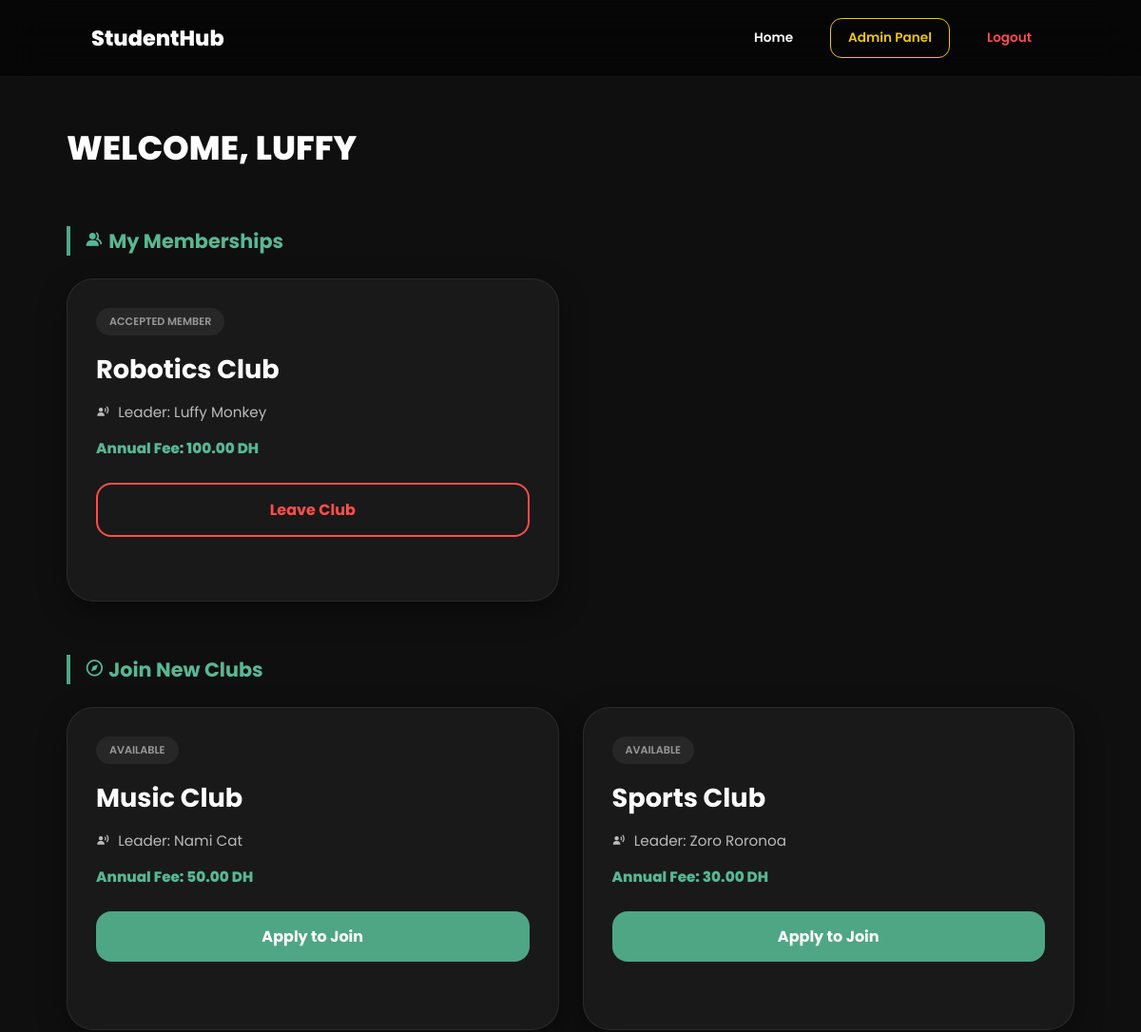
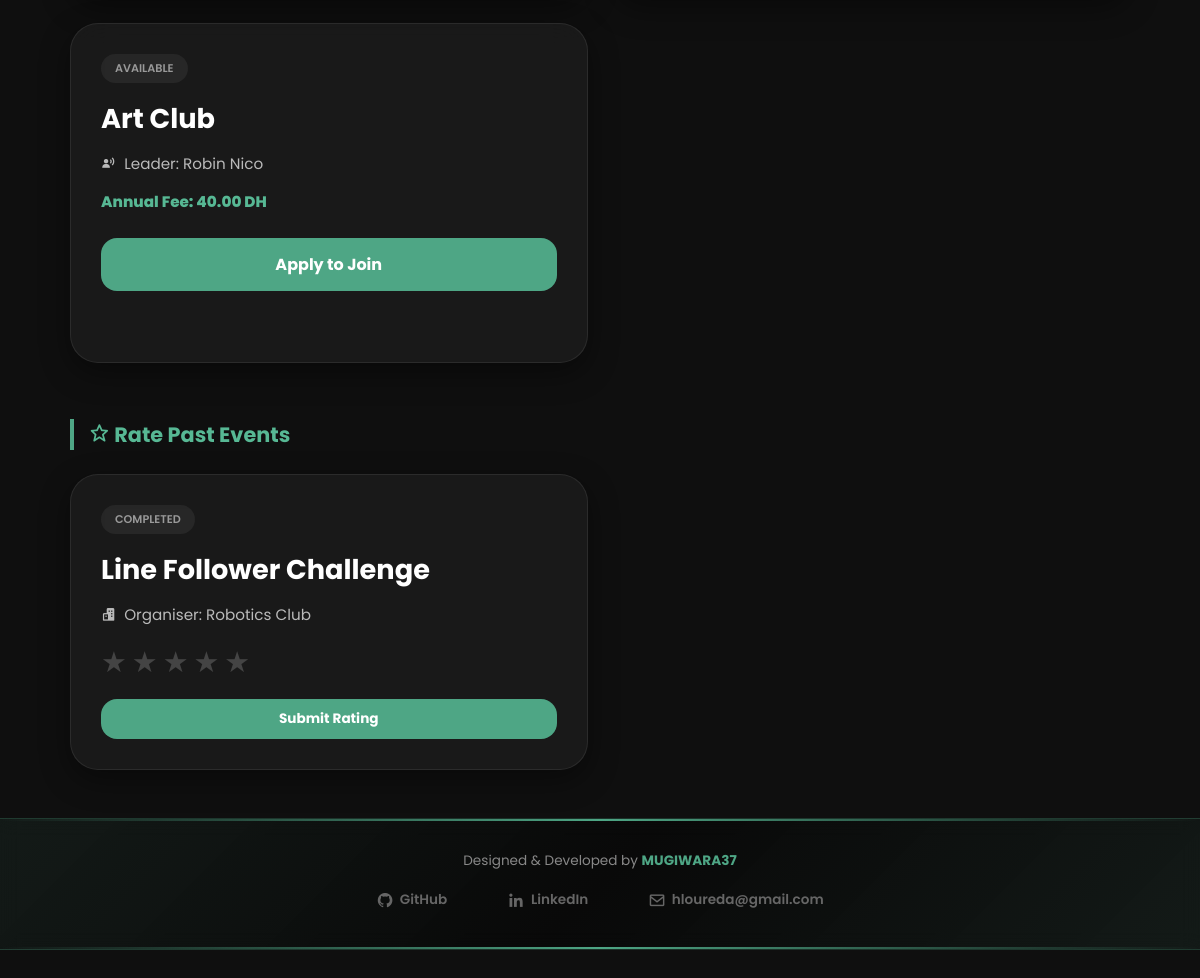
The app's page /pages/general/home.php (signed in) with its own data (2 pictures, top to bottom).
### tables this page shows
CREATE TABLE CLUB (
    club_id          INT           NOT NULL AUTO_INCREMENT,
    club_name        VARCHAR(255)  NOT NULL,
    descriptoin      TEXT,                      
    incs_fees        DECIMAL(10,2) DEFAULT 0,   
    id_admin_etudiant    VARCHAR(50)   NOT NULL,
    PRIMARY KEY (club_id),
    KEY idx_club_admin (id_admin_etudiant),
    CONSTRAINT fk_club_admin_etudiant
        FOREIGN KEY (id_admin_etudiant)
        REFERENCES ETUDIANT(etudiant_id)
        ON UPDATE CASCADE
        ON DELETE RESTRICT
);

CREATE TABLE ETUDIANT (
    etudiant_id   VARCHAR(50)  NOT NULL,
    fist_name     VARCHAR(50)  NOT NULL,    
    last_name     VARCHAR(50)  NOT NULL,
    privilege     VARCHAR(1)   NOT NULL,
    classe        VARCHAR(6)   NOT NULL,
    email         VARCHAR(150) NOT NULL,
    password      VARCHAR(150) NOT NULL,
    PRIMARY KEY (etudiant_id),
    UNIQUE KEY uq_etudiant_email (email)
);

### pages/general/home.php (the view, shortened to what this page needs)
<?php
require_once '../../includes/db.php';
$etudiant_id = $_SESSION['etudiant_id'];
$first_name = $_SESSION['first_name'] ?? 'User';
$user_priv = $_SESSION['privilege'] ?? 'S';
$is_super_admin = ($user_priv === 'A');
try {
    $stmt2 = $pdo->prepare("SELECT c.*, e.fist_name, e.last_name FROM CLUB c
                            JOIN ETUDIANT_CLUB ec ON c.club_id = ec.club_id
                            JOIN ETUDIANT e ON c.id_admin_etudiant = e.etudiant_id
                            WHERE ec.etudiant_id = ? AND ec.status = 'accepted'");
    $stmt2->execute([$etudiant_id]);
    $my_clubs = $stmt2->fetchAll();
    $stmt_r = $pdo->prepare("SELECT e.*, c.club_name, ee.student_rating
                             FROM EVENEMENT e
                             JOIN EVENEMENT_ETUDIANT ee ON e.event_id = ee.event_id
                             JOIN CLUB c ON e.club_id = c.club_id
                             WHERE ee.etudiant_id = ?
                             AND ee.status = 'accepted'
                             AND e.event_date_end < NOW()
                             AND (ee.student_rating IS NULL OR ee.student_rating = 0)");
    $stmt_r->execute([$etudiant_id]);
    $past_events = $stmt_r->fetchAll();
    $stmt4 = $pdo->prepare("SELECT c.*, e.fist_name, e.last_name FROM CLUB c
                            JOIN ETUDIANT e ON c.id_admin_etudiant = e.etudiant_id
                            WHERE c.club_id NOT IN (SELECT club_id FROM ETUDIANT_CLUB WHERE etudiant_id = ? AND status = 'accepted')");
    $stmt4->execute([$etudiant_id]);
    $other_clubs = $stmt4->fetchAll();
} catch (PDOException $e) { die("Database Error: " . $e->getMessage()); }
?>
<!DOCTYPE html>
<html lang="en">
<head>
    <link href="https://unpkg.com/boxicons@2.1.4/css/boxicons.min.css" rel="stylesheet">
    <link rel="stylesheet" href="home.css">
</head>
<body>
    <nav class="navbar">
        <div style="font-weight: 800; font-size: 1.4rem; color: #fff;">StudentHub</div>
        <div class="nav-links">
            <a href="home.php" class="nav-btn">Home</a>
            <?php if ($is_super_admin): ?>
                <a href="../../admin/admin.php" class="nav-btn admin-link" style="color:var(--admin); border-color:var(--admin);">Admin Panel</a>
            <?php endif; ?>
            <a href="../../pages/auth/logout.php" class="nav-btn logout-btn" style="color:var(--danger);">Logout</a>
        </div>
    </nav>
    <div class="container">
        <h1 style="font-size: 2.2rem; margin-bottom: 30px; font-weight: 800;">WELCOME, <?php echo strtoupper(htmlspecialchars($first_name)); ?></h1>
        <h3 class="section-title"><i class='bx bxs-group'></i> My Memberships</h3>
        <div class="grid">
            <?php foreach($my_clubs as $club): ?>
                <div class="card">
                    <div class="card-content">
                        <div class="badge">Accepted Member</div>
                        <h2><?php echo htmlspecialchars($club['club_name']); ?></h2>
                        <div class="info-row"><i class='bx bxs-user-voice'></i> Leader: <?php echo htmlspecialchars($club['fist_name'] . " " . $club['last_name']); ?></div>
                        <div class="price-tag">Annual Fee: <?php echo (!empty($club['incs_fees']) && $club['incs_fees'] > 0) ? $club['incs_fees'] . " DH" : "Free"; ?></div>
                    </div>
                    <form method="POST" onsubmit="return confirm('Leave this club?')">
                        <button type="submit" name="leave_club" class="btn btn-unreg">Leave Club</button>
                    </form>
                </div>
            <?php endforeach; ?>
        </div>
        <h3 class="section-title"><i class='bx bx-compass'></i> Join New Clubs</h3>
        <div class="grid">
            <?php foreach($other_clubs as $club): ?>
                <div class="card">
                    <div class="card-content">
                        <div class="badge">Available</div>
                        <h2><?php echo htmlspecialchars($club['club_name']); ?></h2>
                        <div class="info-row"><i class='bx bxs-user-voice'></i> Leader: <?php echo htmlspecialchars($club['fist_name'] . " " . $club['last_name']); ?></div>
                        <div class="price-tag">Annual Fee: <?php echo ($club['incs_fees'] > 0) ? $club['incs_fees'] . " DH" : "Free"; ?></div>
                    </div>
                    <form method="POST">
                        <button type="submit" name="request_join_club" class="btn">Apply to Join</button>
                    </form>
                </div>
            <?php endforeach; ?>
        </div>
        <?php if(!empty($past_events)): ?>
        <h3 class="section-title"><i class='bx bx-star'></i> Rate Past Events</h3>
        <div class="grid">
            <?php foreach($past_events as $re): ?>
                <div class="card" style="min-height: 250px;">
                    <div class="card-content">
                        <div class="badge">Completed</div>
                        <h2><?php echo htmlspecialchars($re['event_name']); ?></h2>
                        <div class="info-row"><i class='bx bxs-buildings'></i> Organiser: <?php echo htmlspecialchars($re['club_name']); ?></div>
                        <form method="POST">
                            <div class="rating-wrapper">
                                <input type="radio" name="rating" value="5" id="r5_<?php echo $re['event_id']; ?>" required><label for="r5_<?php echo $re['event_id']; ?>"></label>
                                <input type="radio" name="rating" value="4" id="r4_<?php echo $re['event_id']; ?>"><label for="r4_<?php echo $re['event_id']; ?>"></label>
                                <input type="radio" name="rating" value="3" id="r3_<?php echo $re['event_id']; ?>"><label for="r3_<?php echo $re['event_id']; ?>"></label>
                                <input type="radio" name="rating" value="2" id="r2_<?php echo $re['event_id']; ?>"><label for="r2_<?php echo $re['event_id']; ?>"></label>
                                <input type="radio" name="rating" value="1" id="r1_<?php echo $re['event_id']; ?>"><label for="r1_<?php echo $re['event_id']; ?>"></label>
                            </div>
                            <button type="submit" name="submit_student_rating" class="btn" style="padding: 10px; margin-top: 15px; font-size: 0.85rem;">Submit Rating</button>
                        </form>
                    </div>
                </div>
                <?php endforeach; ?>
            </div>
            <?php endif; ?>
        </div>
        <footer class="footer">
            <p>Designed & Developed by <span>MUGIWARA37</span></p>
            <div class="footer-links">
                <a href="https://github.com/MUGIWARA37" target="_blank">
                    <i class='bx bxl-github'></i> GitHub
                </a>
                <a href="https://www.linkedin.com/in/rida-hlou-581b4a36a/" target="_blank">
                    <i class='bx bxl-linkedin'></i> LinkedIn
                </a>
                <a href="mailto:hloureda@gmail.com">
                    <i class='bx bx-envelope'></i> hloureda@gmail.com
                </a>
            </div>
        </footer>
</body>
</html>

### pages/general/home.css (style rules this page uses)
:root { --primary: #4EA685; --secondary: #57B894; --danger: #ff4d4d; --admin: #f1c40f; --glass: rgba(30, 30, 30, 0.7); --border: rgba(255, 255, 255, 0.08); }
* { margin: 0; padding: 0; box-sizing: border-box; font-family: 'Poppins', sans-serif; scroll-behavior: smooth; }
body { background: linear-gradient(rgba(0,0,0,0.94), rgba(0,0,0,0.94)), url('https://images.unsplash.com/photo-1542601906990-b4d3fb778b09?q=80&w=2013'); background-size: cover; background-attachment: fixed; color: #fff; min-height: 100vh; padding-bottom: 50px; }
.navbar { display: flex; justify-content: space-between; align-items: center; padding: 1.2rem 8%; background: rgba(0, 0, 0, 0.6); backdrop-filter: blur(20px); border-bottom: 1px solid rgba(255,255,255,0.05); position: sticky; top: 0; z-index: 1000; }
.nav-links { display: flex; align-items: center; gap: 20px; }
.nav-btn { text-decoration: none; color: #fff; padding: 10px 18px; border-radius: 12px; font-size: 0.85rem; font-weight: 600; transition: 0.3s; border: 1px solid transparent; }
.container { max-width: 1100px; margin: 3rem auto; padding: 0 20px; }
.section-title { margin: 3.5rem 0 1.5rem; font-size: 1.3rem; font-weight: 700; color: var(--secondary); border-left: 4px solid var(--primary); padding-left: 15px; }
.grid { display: grid; grid-template-columns: repeat(auto-fill, minmax(340px, 1fr)); gap: 25px; }
.card { background: var(--glass); backdrop-filter: blur(20px); border: 1px solid var(--border); border-radius: 28px; padding: 30px; transition: 0.4s; display: flex; flex-direction: column; min-height: 340px; box-shadow: 0 10px 30px rgba(0,0,0,0.4); }
.card h2 { font-size: 1.7rem; font-weight: 700; margin-bottom: 12px; }
.btn { background: var(--primary); color: white; border: none; padding: 14px; border-radius: 16px; cursor: pointer; font-weight: 700; width: 100%; transition: 0.3s; font-size: 1rem; margin-top: 25px; }
.btn-unreg { background: transparent; border: 2px solid var(--danger); color: var(--danger); }
.badge { background: rgba(255,255,255,0.06); color: #999; padding: 6px 14px; border-radius: 20px; font-size: 0.7rem; font-weight: 600; width: fit-content; margin-bottom: 15px; text-transform: uppercase; }
.info-row { display: flex; align-items: center; gap: 8px; margin-top: 10px; font-size: 0.95rem; opacity: 0.7; }
.price-tag { font-size: 0.95rem; color: var(--secondary); font-weight: 800; margin-top: 15px; }
.rating-wrapper { display: flex; flex-direction: row-reverse; justify-content: flex-end; gap: 5px; margin-top: 15px; }
.rating-wrapper label { cursor: pointer; font-size: 1.8rem; color: #444; }
.rating-wrapper label:before { content: '\2605'; }
.footer { text-align: center; padding: 2rem 3rem; margin-top: 3rem; background: linear-gradient(135deg, rgba(78,166,133,0.08) 0%, rgba(0,0,0,0.4) 50%, rgba(78,166,133,0.08) 100%); border-top: 1px solid rgba(78,166,133,0.25); border-bottom: 1px solid rgba(78,166,133,0.25); backdrop-filter: blur(10px); display: flex; flex-direction: column; align-items: center; justify-content: center; gap: 12px; position: relative; overflow: hidden; }
.footer::before { content: ""; position: absolute; top: 0; left: 0; right: 0; height: 2px; background: linear-gradient(90deg, transparent, var(--primary), transparent); }
.footer::after { content: ""; position: absolute; bottom: 0; left: 0; right: 0; height: 2px; background: linear-gradient(90deg, transparent, var(--primary), transparent); }
.footer p { color: #888; font-size: 0.85rem; margin: 0; }
.footer span { color: var(--primary); font-weight: 700; }
.footer-links { display: flex; justify-content: center; align-items: center; gap: 30px; }
.footer-links a { color: #666; text-decoration: none; display: flex; align-items: center; gap: 6px; font-size: 0.85rem; font-weight: 600; transition: 0.3s; padding: 6px 14px; border-radius: 20px; border: 1px solid transparent; }
.footer-links a i { font-size: 1.1rem; }

### records on screen
club: club_name "Robotics Club", id_admin_etudiant.last_name "Luffy Monkey", incs_fees "100.00"
club: club_name "Music Club", id_admin_etudiant.last_name "Nami Cat", incs_fees "50.00"
club: club_name "Sports Club", id_admin_etudiant.last_name "Zoro Roronoa", incs_fees "30.00"
club: club_name "Art Club", id_admin_etudiant.last_name "Robin Nico", incs_fees "40.00"

### other values on screen
$first_name "LUFFY"
$re['event_name'] "Line Follower Challenge"
$re['club_name'] "Robotics Club"
